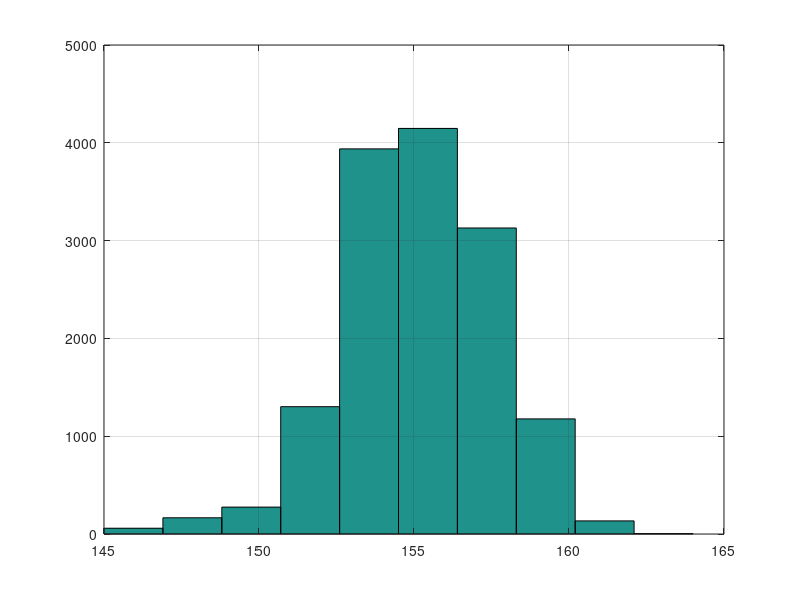

Here is the MATLAB script that generated this plot:
clear; close all; clc;
data=csvread('I_C6.txt');

pass=data;
k1=find(pass>165);
pass(k1)=[];
k2=find(pass<145);
pass(k2)=[];
hist(pass);
grid on;